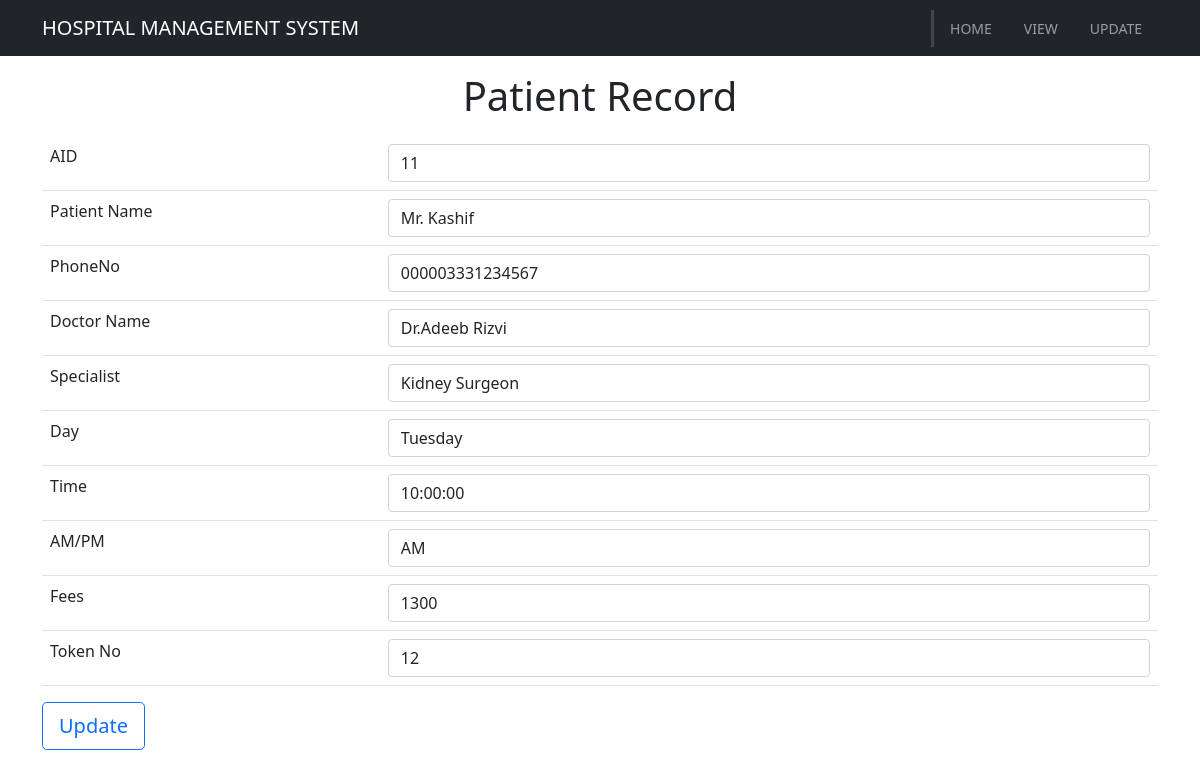
Page /hospital/edit/11 on the committed database.
### hospitalApp/models.py (models this page shows, shortened)
class Registration(models.Model):
    aid_db = models.AutoField(primary_key=True)
    patientName_db = models.CharField(max_length=100)
    phoneNo_db = models.CharField(max_length=13)
    doctorName = models.CharField(max_length=100)
    specialist_db = models.CharField(max_length=100)
    day_db = models.CharField(max_length=100)
    time_db = models.CharField(max_length=100)
    AM_PM_db = models.CharField(max_length=100,default="AM/PM")
    fees_db = models.IntegerField()
    tokenNo_db = models.IntegerField()

### hospitalApp/views.py (the view)
# urls.py: path("edit/<int:id>", views.editData, name="edit")
def editData(request, id):
    edit_data = Registration.objects.get(aid_db=id)
    params = {"finalData": edit_data}
    return render(request, "hospitalApp/edit.html", params)

### hospitalApp/templates/hospitalApp/edit.html (shortened to what this page needs)
<!DOCTYPE html>
<head>
    <link href="https://cdn.jsdelivr.net/npm/bootstrap@5.0.2/dist/css/bootstrap.min.css" rel="stylesheet">
</head>
<body>
    <nav class="navbar navbar-expand-sm navbar-dark bg-dark">
        <div class="container">
            <a href="index.html" class="navbar-brand">
                HOSPITAL MANAGEMENT SYSTEM
            </a>
            <div class="collapse navbar-collapse" id="navbarCollapse">
                <ul class="navbar-nav ml-auto">
                    <li class="nav-item active">
                        <a href="/hospital/" class="nav-link">Home</a>
                    </li>
                    <li class="nav-item">
                        <a href="/hospital/views/" class="nav-link">View</a>
                    </li>
                    <li class="nav-item">
                        <a href="/hospital/updatingInfo/" class="nav-link">Update</a>
                </ul>
            </div>
        </div>
    </nav>
    <div class="container">
        <h1 class="h1 mt-3 mb-3">Patient Record</h1>
        <form action="/hospital/updateRecord/{{finalData.aid_db}}" method="POST">{% csrf_token %}
            <table class="table">
                <tr>
                    <td>AID</td>
                    <td><input type="text" class="form-control" name="id" value="{{finalData.aid_db}}"></td>
                </tr>
                <tr>
                    <td>Patient Name</td>
                    <td><input type="text" class="form-control" name="patientName" value="{{finalData.patientName_db}}"></td>
                </tr>
                <tr>
                    <td>PhoneNo</td>
                    <td><input type="text" class="form-control" name="phoneNo" value="0{{finalData.phoneNo_db}}"></td>
                </tr>
                <tr>
                    <td>Doctor Name</td>
                    <td><input type="text" class="form-control" name="docName" value="{{finalData.doctorName}}"></td>
                </tr>
                <tr>
                    <td>Specialist</td>
                    <td><input type="text" class="form-control" name="specialist" value="{{finalData.specialist_db}}"></td>
                </tr>
                <tr>
                    <td>Day</td>
                    <td><input type="text" class="form-control" name="day" value="{{finalData.day_db}}"></td>
                </tr>
                <tr>
                    <td>Time</td>
                    <td><input type="text" class="form-control" name="Time" value="{{finalData.time_db}}"></td>
                </tr>
                <tr>
                    <td>AM/PM</td>
                    <td><input type="text" class="form-control" name="AM_PM" value="{{finalData.AM_PM_db}}"></td>
                </tr>
                <tr>
                    <td>Fees</td>
                    <td><input type="text" class="form-control" name="fees" value="{{finalData.fees_db}}"></td>
                </tr>
                <tr>
                    <td>Token No</td>
                    <td><input type="text" class="form-control" name="token" value="{{finalData.tokenNo_db}}"></td>
                </tr>
            </table>
            <div class="ml-auto">
                <input type="Submit" class="btn btn-outline-primary btn-lg" value="Update" />
            </div>
        </form>
    </div>
</body>
</html>

### hospitalApp/templates/hospitalApp/edit.html (style rules this page uses)
.navbar .nav-link { font-size: 14px; text-transform: uppercase; padding-left: 1rem !important; padding-right: 1rem !important; }
.navbar .nav-item.active { border-left: #444 3px solid; }
.h1 { text-align: center; }
.ml-auto { margin-left: auto; }

### rows in the picture
Registration: id "11", patientName "Mr. Kashif", phoneNo "000003331234567", docName "Dr.Adeeb Rizvi", specialist "Kidney Surgeon", day "Tuesday", Time "10:00:00", AM_PM "AM", fees "1300", token "12"
